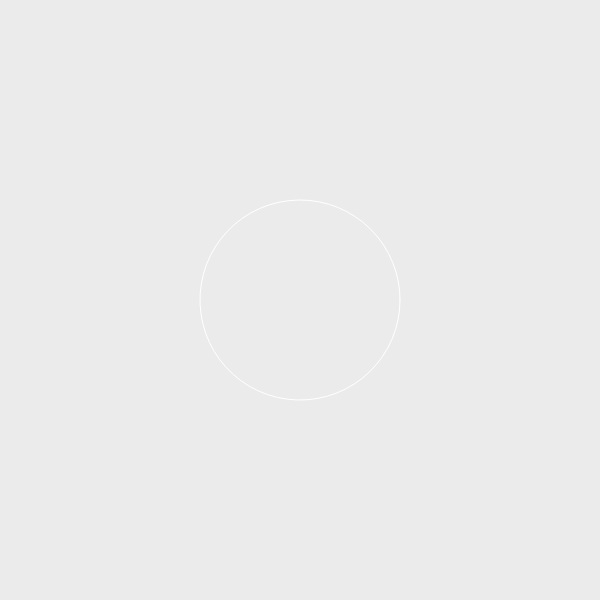
Frame 1 (no input)
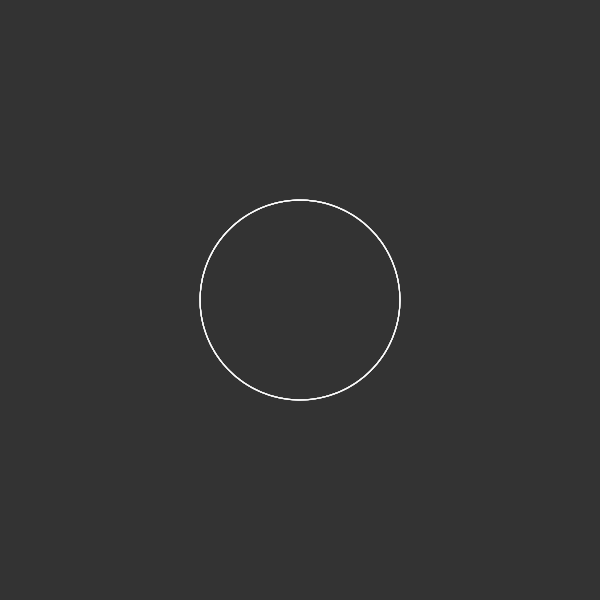
Frame 60 (no input)
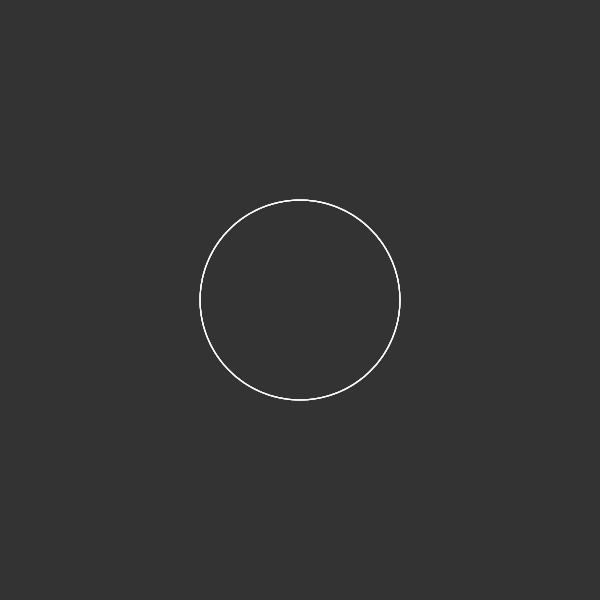
Frame 120 (the mouse pressed at the canvas centre since frame 60)

The p5.js sketch that drew these frames (run headless with seeded random() and noise() and a simulated clock; from frame 60 on, the mouse is pressed at the canvas centre):

// p5.js sketch
// ── sketch.js
var slider;
var R= 0;

function setup() {
  createCanvas(600,600);
  slider = createSlider(-20,20,2,0.1)
  
}

function draw() {
  background(51,25);
  translate(width/2, height/2);
  rotate(R)
  stroke(255);
  
  var a = 100;
  var b = 100;
  var n = slider.value();
  noFill();
  beginShape();
  for (var an = 0 ; an <=TWO_PI;an+=0.1){
    //var x = r *cos(a);
    //var y = r *sin(a);
    var na = 2/n;
    var x =pow(abs(cos(an)),na)*a*sgn(cos(an));
    var y =pow(abs(sin(an)),na)*a*sgn(sin(an));
    
    vertex(x,y);
  }
  endShape(CLOSE);
  R+=0.01;
}

function sgn(val){
  if(val >0 ){
    return 1;
  }else if(val <0){
    return -1 ;
  }else {
    return 0;
  }
}
